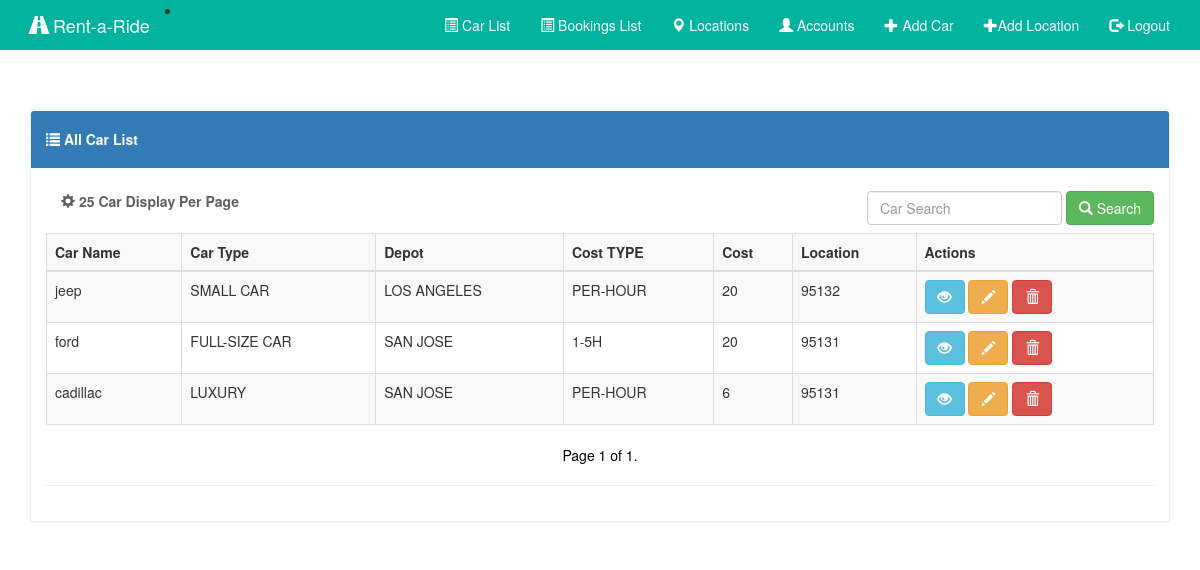
Page /admincarlist/ (signed in) on the committed database.
### system/models.py (models this page shows, shortened)
class Car(models.Model):
    image = models.ImageField(upload_to=uploaded_location, null=True, blank=True)
    make = models.CharField(max_length=100)
    car_type = models.CharField(max_length=50, choices=CAR_TYPE)
    year = models.CharField(max_length=50)
    reg_tag = models.CharField(max_length=100)
    cur_milage = models.IntegerField()
    last_serv = models.IntegerField()
    cost_opt = models.CharField(max_length=50, choices=COST_OPT)
    cost = models.IntegerField(default=0)
    depot = models.ForeignKey(Location, on_delete=models.PROTECT, related_name='vehicle')
    zipcode = models.CharField(max_length=50)
    late_fee = models.IntegerField(default=0)
    booking_status = models.CharField(max_length=50, default='available')
    subscription_charge = models.IntegerField(default=0)
    class vehicle(models.TextChoices):
        Good = 'Good'
        Need_cleaning = 'Need Cleaning'
        Need_maintenance = 'Needs Maintenance'
    vehicle_cond = models.CharField(max_length=100, choices=vehicle.choices)
    objects = CarManager()

class Location(models.Model):
    loc_zip = models.IntegerField()
    loc_name = models.CharField(max_length=20, choices = DEPOTS)
    address = models.TextField()
    vehicle_cap = models.IntegerField(default=0)
    objects = LocationManager()
    def __str__(self):
        return self.loc_name

### system/views.py (the view, shortened to what this page needs)
# urls.py: url(r'^admincarlist/', admin_car_list, name='admin_car_list'),
@login_required
def admin_car_list(request):
    car = Car.objects.order_by('-id')
    query = request.GET.get('q')
    paginator = Paginator(car, 12)  # Show 15 contacts per page
    page = request.GET.get('page')
    try:
        car = paginator.page(page)
    except PageNotAnInteger:
        car = paginator.page(1)
    except EmptyPage:
        car = paginator.page(paginator.num_pages)
    context = {
        'car': car,
    }
    print(context)
    return render(request, 'admin_index.html', context)

### system/manager.py (called while the page is built)
    def get_queryset(self):
        return CarQuerySet(self.model, using=self._db)

### templates/admin_index.html (shortened to what this page needs)
{% extends 'admin/base_admin.html' %}
{% block body %}
<div class='container table-responsive'>
<div class="panel panel-primary">
  <div class="panel-heading"><h5><strong><span class="glyphicon glyphicon-list"></span> All Car List</strong></h5> </div>
    <div class="panel-body">
  <strong class="navbar-form navbar-left" style="color: #5f5f5f;"><span class="glyphicon glyphicon-cog"></span> 25 Car Display Per Page </strong>
      <form method="GET" class="navbar-form navbar-right" role="search">
        <div class="form-group">
          <input type="text" class="form-control" placeholder="Car Search" value="{{request.GET.q}}" name="q">
        </div>
        <button type="submit" class="btn btn-success"><span class="glyphicon glyphicon-search"></span> Search</button>
      </form>
  <table class="table table-bordered table-striped table-hover">
   <tr>
    <td><strong>Car Name</strong></td>
    <td><strong>Car Type</strong></td>
    <td><strong>Depot</strong></td>
    <td><strong>Cost TYPE</strong></td>
    <td><strong>Cost </strong></td>
    <td><strong>Location</strong></td>
    <td><strong>Actions</strong></td>
  </tr>
      <tbody>
      {% for ob in car %}
    <tr>
    <td>{{ob.make}}</td>
    <td>{{ob.car_type}}</td>
    <td>{{ob.depot}}</td>
    <td>{{ob.cost_opt}}</td>
    <td>{{ob.cost}}</td>
    <td>{{ob.zipcode}}</td>
    <td>
         <a href="{% url 'car_detail_admin' ob.id %}"><button type="button" class="btn btn-info"><span class="glyphicon glyphicon-eye-open"></span></button></a>
         <a href="{% url 'car_edit' ob.id %}"><button type="button" class="btn btn-warning"><span class="glyphicon glyphicon-pencil"></span></button></a>
         <a href="{% url 'car_delete' ob.id %}"><button type="button" class="btn btn-danger" onclick="return getConfirmation()"><span class="glyphicon glyphicon-trash"></span></button></a>
    </td>
    </tr>
    {% endfor %}
</tbody>
  </table>
<nav>
  <ul class="pager">
      <li class="previous" style="color: black !important;">
          Page {{ car.number }} of {{ car.paginator.num_pages }}.
    </li>
  </ul>
</nav>
        <hr>
</div>
</div>
</div>
{% endblock %}

### templates/admin/base_admin.html (shortened to what this page needs)
{% load static %}
<!doctype html>
<html lang="en">
<head>
    <link rel="stylesheet" href="{% static 'css/bootstrap.min.css' %}">
    <link rel="stylesheet" href="{% static 'css/style.css' %}">
<body>
<nav class="navbar navbar-custom navbar-fixed-top">
  <div class="container">
    <div class="navbar-header">
      <li><a class="navbar-brand" href="{% url 'admin_car_list' %}"><span class="glyphicon glyphicon-road"></span> Rent-a-Ride</a></li>
    </div>
      <div class="collapse navbar-collapse" id="myNavbar">
      <ul class="nav navbar-nav navbar-right">
        <li><a href="{% url 'admin_car_list' %}"><span class="glyphicon glyphicon-list-alt"></span> Car List</a></li>
        <li><a href="{% url 'order_list' %}"><span class="glyphicon glyphicon-list-alt"></span> Bookings List</a></li>
        <li><a href="{% url 'location_list' %}"><span class="glyphicon glyphicon-map-marker"></span> Locations</a></li>
        <li><a href="{% url 'message' %}"><span class="glyphicon glyphicon-user"></span> Accounts</a></li>
        <li><a href="{% url 'car_create' %}"><span class="glyphicon glyphicon-plus"></span> Add Car</a></li>
          <li><a href="{% url 'location' %}"><span class="glyphicon glyphicon-plus"></span>Add Location</a></li>
        <li><a href="{% url 'login' %}"><span class="glyphicon glyphicon-log-out"></span> Logout</a></li>
      </ul>
    </div>
  </div>
</nav>
{% block body %}{% endblock %}
</body>
</html>

### static/css/style.css (style rules this page uses)
.navbar { margin-bottom: 35px !important; background-color:#00b39f ; z-index: 9999; border: 0; font-size: 14px !important; line-height: 1.42857143 !important; border-radius: 0; }
.navbar li a, .navbar .navbar-brand { color: #fff !important; }
.navbar-custom { background-color: #00b39f !important; }
.navbar-fixed-top { position: relative!important; }
.panel { margin-top:25px; }
.panel-primary { border-color: #f1f1f1 !important; }

### rows in the picture
Car: make "jeep", car_type "SMALL CAR", depot "LOS ANGELES", cost_opt "PER-HOUR", cost "20", zipcode "95132"
Car: make "ford", car_type "FULL-SIZE CAR", depot "SAN JOSE", cost_opt "1-5H", cost "20", zipcode "95131"
Car: make "cadillac", car_type "LUXURY", depot "SAN JOSE", cost_opt "PER-HOUR", cost "6", zipcode "95131"

### other values in the picture
{{ car.number }} "1"
{{ car.paginator.num_pages }} "1"
